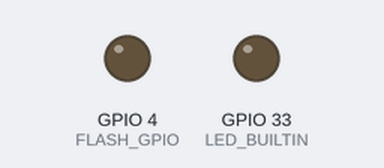
The program below on a simulated ESP32. Shown: output pins drawn as LEDs (lit = HIGH). WiFi joins after 1.5 s; servers stay silent unless stated; random numbers use the default seed unless the program sets one; no MQTT or app messages arrive unless stated; the camera gives no picture; not simulated (calls return 0 or success): credentials.h; what the program prints to the serial monitor is not drawn.

Above: at 3.9 s.
At 6.2 s:
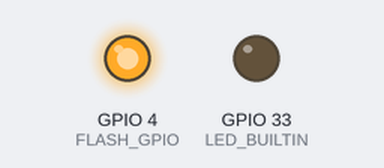
Timing chart, 0 to 9.6 s (numbered marks = the images above):
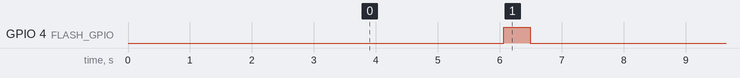

The program:

main.cpp
```cpp
#include "esp_camera.h"
#include <WiFi.h>
#include <PubSubClient.h>
#include "credentials.h"

const int mqtt_port = 1883;
const char* mqtt_topic = "home/meter/gas/image";

// Camera pins for AI-Thinker ESP32-CAM
#define PWDN_GPIO_NUM     32
#define RESET_GPIO_NUM    -1
#define XCLK_GPIO_NUM      0
#define SIOD_GPIO_NUM     26
#define SIOC_GPIO_NUM     27
#define Y9_GPIO_NUM       35
#define Y8_GPIO_NUM       34
#define Y7_GPIO_NUM       39
#define Y6_GPIO_NUM       36
#define Y5_GPIO_NUM       21
#define Y4_GPIO_NUM       19
#define Y3_GPIO_NUM       18
#define Y2_GPIO_NUM        5
#define VSYNC_GPIO_NUM    25
#define HREF_GPIO_NUM     23
#define PCLK_GPIO_NUM     22

// Capture interval (milliseconds)
const unsigned long captureInterval = 6000;  // 10 minutes (change as needed)
// 60000 = 1 min, 300000 = 5 min, 600000 = 10 min, 1800000 = 30 min
unsigned long lastCapture = 0;

// Built-in LED for status
#define LED_BUILTIN 33
#define FLASH_GPIO 4

// Flash brightness: 0=off, 255=full. Start low and increase if too dark.
// Camera uses LEDC channel 0 + timer 0, so use channel 1 + timer 1 here.
#define FLASH_DUTY       255  // 100% — paper diffuser handles the hotspot
#define FLASH_LEDC_CH    1
#define FLASH_LEDC_TIMER LEDC_TIMER_1

WiFiClient espClient;
PubSubClient mqtt(espClient);

void setup() {
  Serial.begin(115200);
  Serial.println("\n\n=================================");
  Serial.println("ESP32-CAM Meter Reader");
  Serial.println("=================================");

  pinMode(LED_BUILTIN, OUTPUT);
  digitalWrite(LED_BUILTIN, LOW);

  // Initialize camera
  camera_config_t config;
  config.ledc_channel = LEDC_CHANNEL_0;
  config.ledc_timer = LEDC_TIMER_0;
  config.pin_d0 = Y2_GPIO_NUM;
  config.pin_d1 = Y3_GPIO_NUM;
  config.pin_d2 = Y4_GPIO_NUM;
  config.pin_d3 = Y5_GPIO_NUM;
  config.pin_d4 = Y6_GPIO_NUM;
  config.pin_d5 = Y7_GPIO_NUM;
  config.pin_d6 = Y8_GPIO_NUM;
  config.pin_d7 = Y9_GPIO_NUM;
  config.pin_xclk = XCLK_GPIO_NUM;
  config.pin_pclk = PCLK_GPIO_NUM;
  config.pin_vsync = VSYNC_GPIO_NUM;
  config.pin_href = HREF_GPIO_NUM;
  config.pin_sccb_sda = SIOD_GPIO_NUM;
  config.pin_sccb_scl = SIOC_GPIO_NUM;
  config.pin_pwdn = PWDN_GPIO_NUM;
  config.pin_reset = RESET_GPIO_NUM;
  config.xclk_freq_hz = 20000000;
  config.pixel_format = PIXFORMAT_JPEG;

  // High quality settings for OCR
  config.frame_size = FRAMESIZE_SVGA;  // 800x600
  config.jpeg_quality = 10;
  config.fb_count = 1;

  // Initialize camera
  esp_err_t err = esp_camera_init(&config);
  if (err != ESP_OK) {
    Serial.printf("Camera init failed with error 0x%x", err);
    ESP.restart();
  }

  // Connect to WiFi
  WiFi.begin(ssid, password);
  Serial.print("Connecting to WiFi");
  while (WiFi.status() != WL_CONNECTED) {
    delay(500);
    Serial.print(".");
  }
  Serial.println("\nWiFi connected!");
  Serial.print("IP: ");
  Serial.println(WiFi.localIP());

  // Setup MQTT
  mqtt.setServer(mqtt_server, mqtt_port);
  mqtt.setBufferSize(32768);  // Increase buffer for images

  // Set up flash as PWM so brightness can be dialled back
  ledcSetup(FLASH_LEDC_CH, 1000, 8);       // 1 kHz, 8-bit (0-255)
  ledcAttachPin(FLASH_GPIO, FLASH_LEDC_CH);

  // Flash when ready (full brightness for 1 ms just as a status blink)
  ledcWrite(FLASH_LEDC_CH, 255);
  delay(1);
  ledcWrite(FLASH_LEDC_CH, 0);

}

void reconnectMQTT() {
  while (!mqtt.connected()) {
    Serial.print("Connecting to MQTT...");
    String clientId = "ESP32CAM-Gas-" + String(random(0xffff), HEX);

    if (mqtt.connect(clientId.c_str(), mqtt_user, mqtt_password)) {
      Serial.println("connected!");
    } else {
      Serial.print("failed, rc=");
      Serial.print(mqtt.state());
      Serial.println(" retrying in 5 seconds");
      delay(5000);
    }
  }
}

void captureAndSend() {
  Serial.println("\n>>> Capturing image...");
  ledcWrite(FLASH_LEDC_CH, FLASH_DUTY);

  // The camera buffers the last completed frame, which was captured in the dark.
  // Discard it and wait for AE to settle on the flash-lit scene.
  camera_fb_t* stale = esp_camera_fb_get();
  if (stale) esp_camera_fb_return(stale);
  delay(300);  // ~2 frames at 800x600 — AE converges on flash-lit scene

  camera_fb_t * fb = esp_camera_fb_get();
  if (!fb) {
    Serial.println("✗ Camera capture failed");
    ledcWrite(FLASH_LEDC_CH, 0);
    return;
  }

  Serial.printf("✓ Image captured: %d bytes\n", fb->len);

  // Send image via MQTT
  if (!mqtt.connected()) {
    reconnectMQTT();
  }

  // Send as binary
  bool success = mqtt.publish(mqtt_topic, fb->buf, fb->len);

  if (success) {
    Serial.println("✓ Image sent successfully to MQTT!");
  } else {
    Serial.println("✗ Failed to send image");
  }

  esp_camera_fb_return(fb);
  ledcWrite(FLASH_LEDC_CH, 0);
}

void loop() {
  if (!mqtt.connected()) {
    reconnectMQTT();
  }
  mqtt.loop();

  // Capture at interval
  unsigned long currentMillis = millis();
  if (currentMillis - lastCapture >= captureInterval) {
    lastCapture = currentMillis;
    captureAndSend();
  }

  delay(100);
}
```

Measured:
- by itself, GPIO 4 (FLASH_GPIO): alternates HIGH for 0.42 s and LOW for 5.6 s
